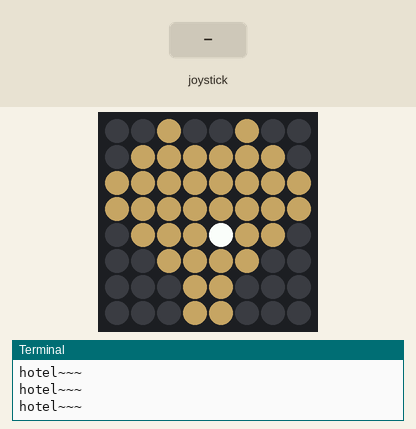
This program was run on a simulated Raspberry Pi (BCM pin numbers) with a Sense HAT. Shown: the Sense HAT's 8×8 RGB LED matrix, the last lines printed to the terminal. Inputs (shaded band) come from the test bench. Threads take turns every 2 ms.

Above: at 1.2 s.
1.3 s: joystick pushed up
At 2.1 s:
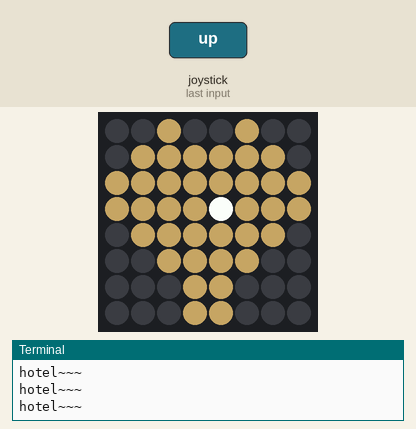
2.8 s: joystick pushed left
At 3.5 s:
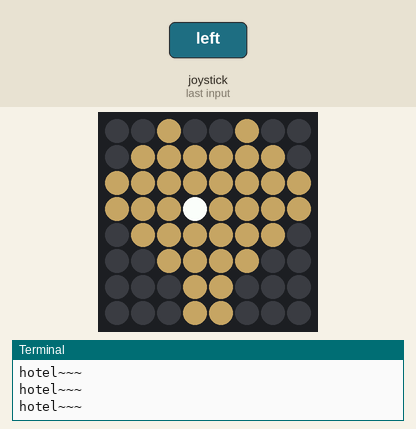
4.3 s: joystick pushed down
At 5.0 s:
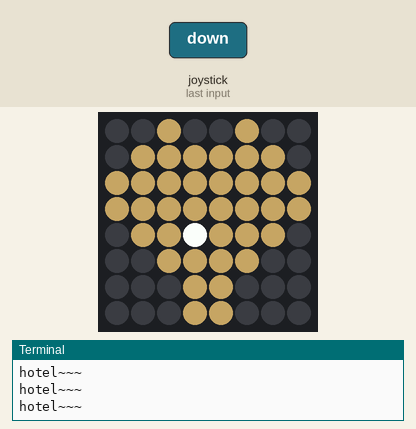
Timing chart, 0 to 7.3 s (numbered marks = the images above; inputs shaded):
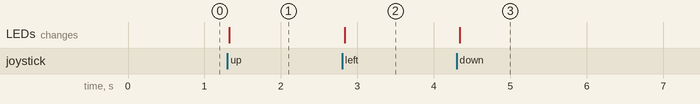

Measured:
- after the input at 1.3 s, the LEDs: first differ from a run without the input at once (image 1)
- after the input at 2.8 s, the LEDs: first differ from a run without the input at once (image 2)
- after the input at 4.3 s, the LEDs: first differ from a run without the input at once (image 3)

The program:

main.py
```python
from flask import Flask, render_template, request
from time import sleep

from sense_hat import SenseHat
import threading


red = (100, 0, 0)

g = (100, 80, 50)
w = (0, 0, 0)
b = (0, 100, 100)

room =[
w,w,w,w,w,w,w,w,
w,w,w,w,w,w,w,w,
w,w,w,w,w,w,w,w,
w,w,w,w,w,w,w,w,
w,w,w,w,w,w,w,w,
w,w,w,w,w,w,w,w,
w,w,w,w,w,w,w,w,
w,w,w,w,w,w,w,w
]

heart =[
w,w,g,w,w,g,w,w,
w,g,g,g,g,g,g,w,
g,g,g,g,g,g,g,g,
g,g,g,g,g,g,g,g,
w,g,g,g,g,g,g,w,
w,w,g,g,g,g,w,w,
w,w,w,g,g,w,w,w,
w,w,w,g,g,w,w,w
]


x = y = 4
hat = SenseHat()

def update_screen():
    global x, y

    hat.clear()
    hat.set_pixels(heart)
    hat.set_pixel(x, y, 255, 255, 255)

def clamp(value, min_value=0, max_value=7):
    return min(max_value, max(min_value, value))

def move_dot(event):
    global x, y
    if event.action in ('pressed', 'held'):
        x = clamp(x + {'left': -1,'right': 1,}.get(event.direction, 0))


        y = clamp(y + {
            'up': -1,
            'down': 1,
            }.get(event.direction, 0))


app = Flask(__name__)


room ={'101': 0, '102': 1,'103': 2,'104': 3,'105': 4}

@app.route('/')
def hello_world():
    #return render_template('form.html')
    return 'Hello World!'


@app.route('/test')
def test():
    return render_template('form.html')

@app.route('/post', methods=['POST'])
def post():


    sleep(3)
    value_submit = request.form['submit']
    #value_drop_down = request.form['asfasfdas']

    room_101 = ['full___^^','empty','full___^^','empty','full___^^']

    number = room['101']

    if heart[number] == red:
        room_101[number] = 'full___^^__________'
    else:
        room_101[number] = 'empty____________'


    tdata ={
        'room_status':room_101[number]
        }
    sleep(1)


    return render_template('form.html', **tdata)


'''
def main__():
    app.run(debug=True, host='172.30.1.58')
'''


def hotel_people():
    global x, y, room
    update_screen()
    while True:
        for event in hat.stick.get_events():
            print('event~~', event)
            move_dot(event)
            update_screen()

            if event.direction == 'middle' and event.action == 'pressed':
                if heart[x + 8*y] == red:
                    heart[x + 8*y] = w
                else:
                    heart[x + 8*y] = red


        sleep(0.1)
        print('hotel~~~')


if __name__ == '__main__':
    th_hotel = threading.Thread(target = hotel_people)
    th_hotel.start()
    print('kkk~~~ ')
    app.run(debug=True, host='172.30.1.58', threaded =True)
    print('hi~~~ ')


#th_server = threading.Thread(target = main__)
#th_hotel = threading.Thread(target = hotel_people)

#th_hotel.start()
#th_server.start()
```
